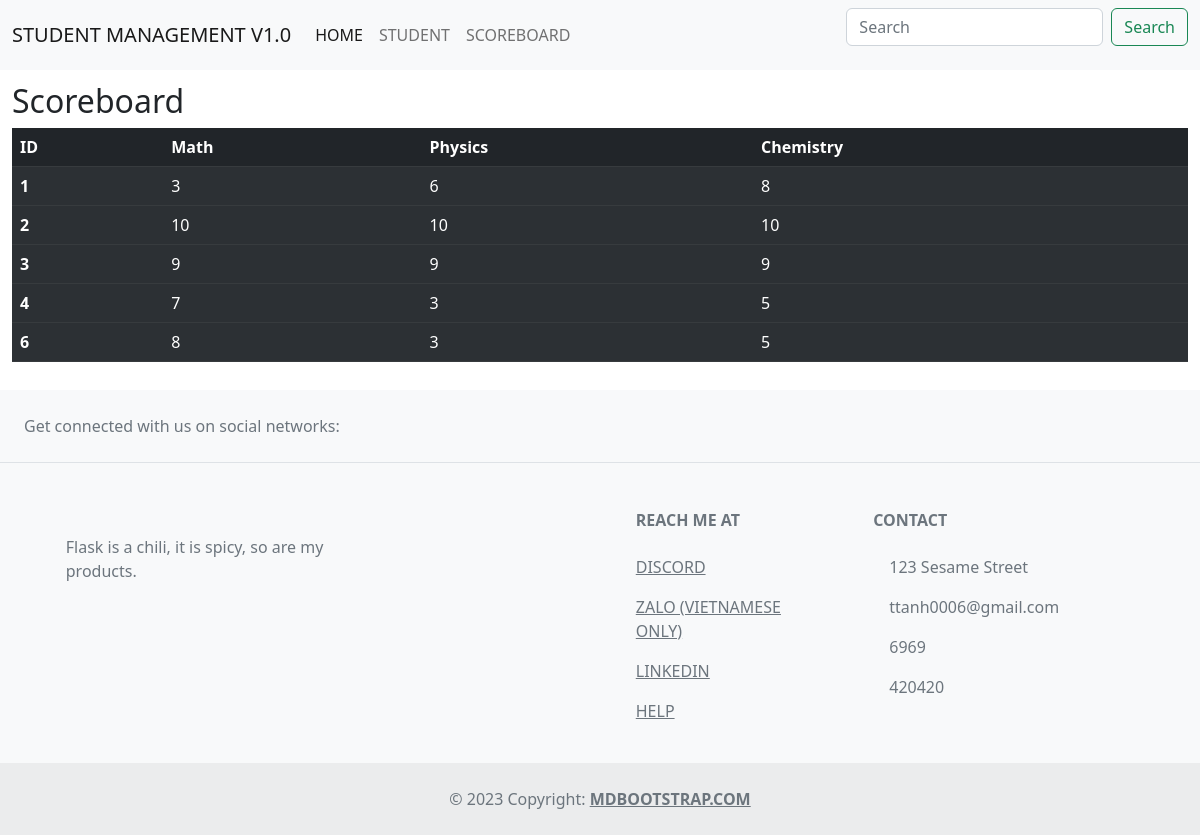
/scoreboard, run on an earlier commit of the app's database.
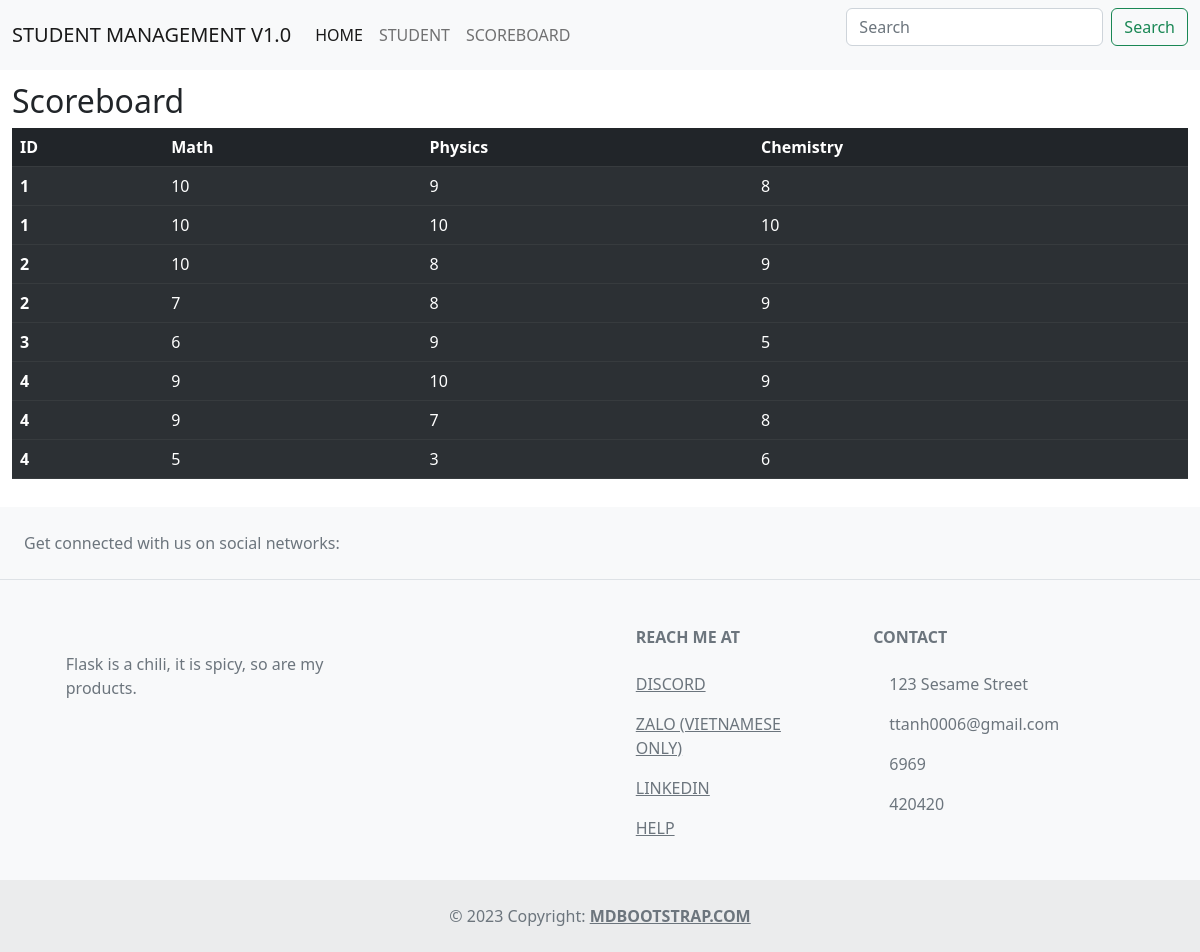
And on a later commit of the database.
### app.py (models this page shows, shortened)
class Score(db.Model):
    id = db.Column(db.Integer, primary_key=True)
    Math = db.Column(db.Integer)
    Physics = db.Column(db.Integer)
    Chemistry = db.Column(db.Integer)
    student_id = db.Column(db.Integer, db.ForeignKey('student.id'))

### app.py (the view)
@app.route('/scoreboard')
def scoreboard():
    data = Score.query.order_by(Score.student_id).all()
    return render_template('scoreboard.html', scores=data)

### templates/scoreboard.html (shortened to what this page needs)
{% extends 'base.html' %}
{% block main %}
<h2>Scoreboard</h2>
<table class="table table-striped table-dark">
    <thead>
      <tr>
        <th scope="col">ID</th>
        <th scope="col">Math</th>
        <th scope="col">Physics</th>
        <th scope="col">Chemistry</th>
      </tr>
    </thead>
    {% for score in scores %}
    <tbody>
      <tr>
        <th scope="row">{{score.student_id}}</th>
        <td>{{score.Math}}</td>
        <td>{{score.Physics}}</td>
        <td>{{score.Chemistry}}</td>
      </tr>
    </tbody>
    {% endfor %}
  </table>
{% endblock main %}

What changed in the data, as far as the page shows it:
changed Score (number 1 of 8 on the later page): student_id "2" → "1"; Physics "10" → "9"; Chemistry "10" → "8"; moves up the list
changed Score (number 2 of 8 on the later page): Math "3" → "10"; Physics "6" → "10"; Chemistry "8" → "10"
changed Score (number 3 of 8 on the later page): student_id "4" → "2"; Math "7" → "10"; Physics "3" → "8"; Chemistry "5" → "9"; moves up the list
added Score: student_id "2", Math "7", Physics "8", Chemistry "9"
changed Score (number 5 of 8 on the later page): Math "9" → "6"; Chemistry "9" → "5"
changed Score (number 6 of 8 on the later page): student_id "6" → "4"; Math "8" → "9"; Physics "3" → "10"; Chemistry "5" → "9"
added Score: student_id "4", Math "9", Physics "7", Chemistry "8"
added Score: student_id "4", Math "5", Physics "3", Chemistry "6"
